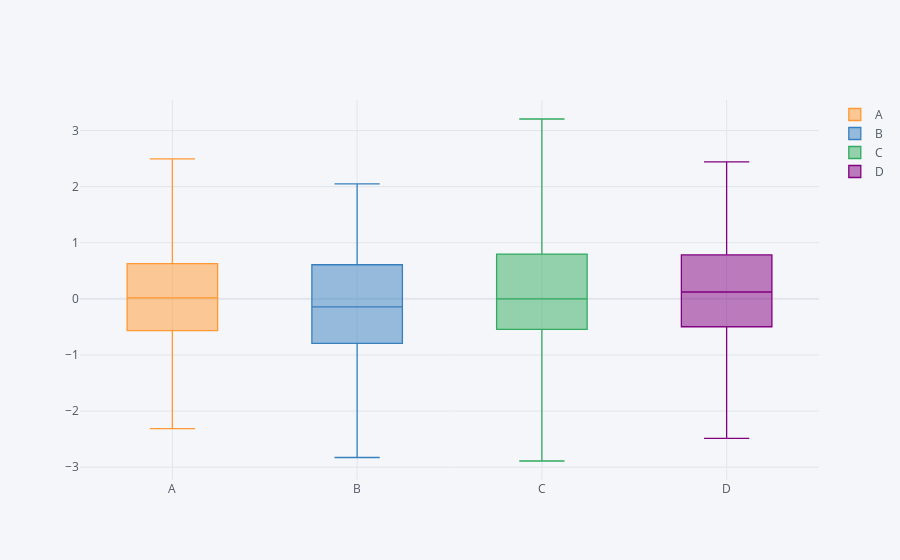

The cell this chart's notebook holds for it:
### Markdown cell above
### Boxplots

### Code cell
df.iplot(kind='box')
